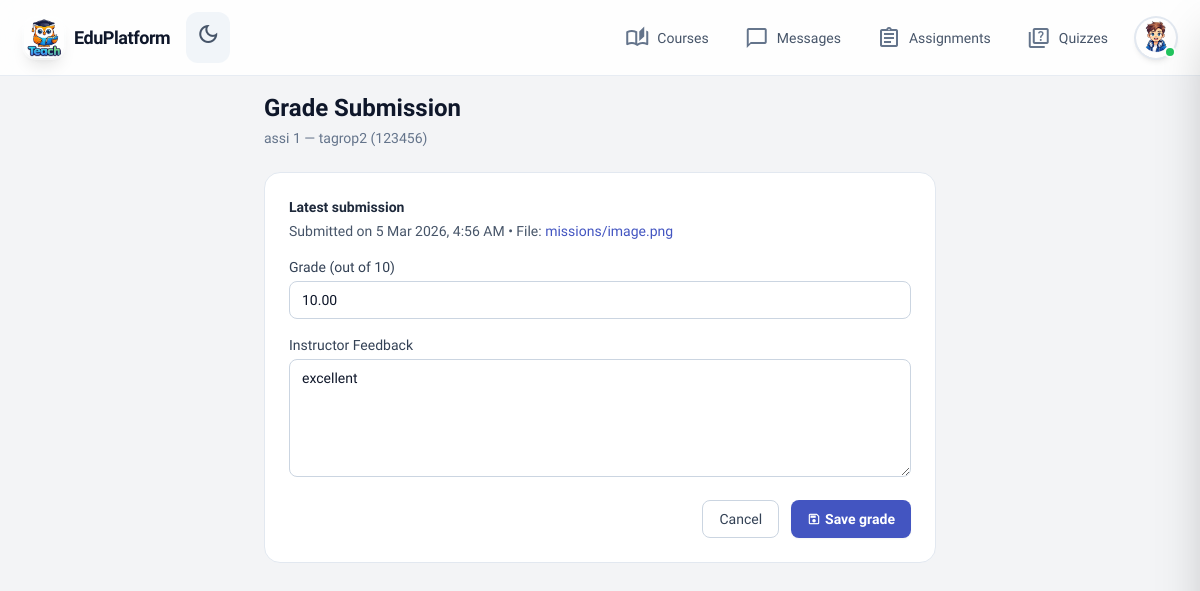
The page /instructor/assignments/4/submissions/123456/grade/ (signed in) on the database its author committed.
### teach/models.py (models this page shows, shortened)
class Assignment(models.Model):
    assignment_id = models.AutoField(primary_key=True)
    content = models.ForeignKey(
        CourseContent,
        on_delete=models.CASCADE,
        related_name='assignments',
        to_field='content_id'
    )
    description = models.TextField(blank=True, default='')
    learning_objectives = models.TextField(
        blank=True,
        default='',
        help_text='Bullet points describing what the student will learn.'
    )
    opened_at = models.DateTimeField(null=True, blank=True, help_text='When the assignment becomes available.')
    deadline = models.DateTimeField(help_text='Due date and time.')
    assignment_file = models.FileField(
        upload_to='assignments/files/',
        blank=True,
        null=True,
        help_text='Downloadable file (e.g. .docx, .pdf) uploaded by instructor.'
    )
    course_name_display = models.CharField(
        max_length=200,
        blank=True,
        default='',
        help_text='Course name shown on assignment page (e.g. Image Processing).'
    )
    course_code_display = models.CharField(
        max_length=100,
        blank=True,
        default='',
        help_text='Course code (e.g. CS389/CS486).'
    )
    created_at = models.DateTimeField(auto_now_add=True)
    class Meta:
        ordering = ['-created_at']

class CourseContent(models.Model):
    CONTENT_TYPE_CHOICES = [
        ('lesson', 'Lesson'),
        ('assignment', 'Assignment'),
        ('quiz', 'Quiz'),
    ]
    content_id = models.AutoField(primary_key=True)
    course = models.ForeignKey(
        Course,
        on_delete=models.CASCADE,
        related_name='contents',
        to_field='course_id'
    )
    title = models.CharField(max_length=200)
    content_type = models.CharField(
        max_length=20,
        choices=CONTENT_TYPE_CHOICES
    )
    order_index = models.PositiveIntegerField(default=1)
    is_locked = models.BooleanField(default=False)
    created_at = models.DateTimeField(auto_now_add=True)
    class Meta:
        ordering = ['order_index', 'created_at']
        unique_together = ['course', 'order_index']

class AssignmentSubmission(models.Model):
    GRADING_STATUS_CHOICES = [
        ('not_graded', 'Not graded'),
        ('graded', 'Graded'),
    ]
    assignment = models.ForeignKey(
        Assignment,
        on_delete=models.CASCADE,
        related_name='submissions',
        to_field='assignment_id'
    )
    user = models.ForeignKey(
        User,
        on_delete=models.CASCADE,
        related_name='assignment_submissions',
        to_field='national_id'
    )
    answer_text = models.TextField(blank=True, default='')
    file_path = models.FileField(
        upload_to='assignments/submissions/',
        blank=True,
        null=True
    )
    grading_status = models.CharField(
        max_length=20,
        choices=GRADING_STATUS_CHOICES,
        default='not_graded'
    )
    grade = models.DecimalField(
        max_digits=5,
        decimal_places=2,
        null=True,
        blank=True
    )
    submission_comments = models.TextField(
        blank=True,
        default='',
        help_text='Instructor feedback or comments visible to the student.',
    )
    submitted_at = models.DateTimeField(auto_now_add=True)
    updated_at = models.DateTimeField(auto_now=True)
    is_deleted = models.BooleanField(
        default=False,
        help_text='True when the student has deleted the active submission.',
    )
    class Meta:
        unique_together = ('assignment', 'user')
        ordering = ['-submitted_at']

class User(AbstractBaseUser, PermissionsMixin):
    GENDER_CHOICES = [
        ('Male', 'Male'),
        ('Female', 'Female'),
    ]
    MODE_CHOICES = [
        ('Dark', 'Dark'),
        ('Light', 'Light'),
    ]
    GOVERNMENT_CHOICES = [
        ('Cairo', 'Cairo'),
        ('Alexandria', 'Alexandria'),
        ('Giza', 'Giza'),
        ('Shubra El Kheima', 'Shubra El Kheima'),
        ('Port Said', 'Port Said'),
        ('Suez', 'Suez'),
        ('Luxor', 'Luxor'),
        ('Aswan', 'Aswan'),
        ('Ismailia', 'Ismailia'),
        ('Faiyum', 'Faiyum'),
        ('Zagazig', 'Zagazig'),
        ('Damietta', 'Damietta'),
        ('Asyut', 'Asyut'),
        ('Minya', 'Minya'),
        ('Beni Suef', 'Beni Suef'),
        ('Qena', 'Qena'),
        ('Sohag', 'Sohag'),
        ('Hurghada', 'Hurghada'),
        ('Mansoura', 'Mansoura'),
        ('Tanta', 'Tanta'),
        ('Other', 'Other'),
    ]
    GRADE_CHOICES = [
        ('1', 'Grade 1'),
        ('2', 'Grade 2'),
        ('3', 'Grade 3'),
        ('4', 'Grade 4'),
        ('5', 'Grade 5'),
        ('6', 'Grade 6'),
        ('7', 'Grade 7'),
        ('8', 'Grade 8'),
        ('9', 'Grade 9'),
        ('10', 'Grade 10'),
        ('11', 'Grade 11'),
        ('12', 'Grade 12'),
    ]
    DIVISION_CHOICES = [
        ('Science', 'Science'),
        ('Mathematics', 'Mathematics'),
        ('Literature', 'Literature'),
    ]
    national_id = models.CharField(max_length=20, unique=True, primary_key=True)
    first_name = models.CharField(max_length=50)
    second_name = models.CharField(max_length=50, blank=True, default='')
    third_name = models.CharField(max_length=50, blank=True, default='')
    gender = models.CharField(max_length=10, choices=GENDER_CHOICES, blank=True, default='')
    phone_number = models.CharField(max_length=20, blank=True, default='')
    father_phone_number = models.CharField(max_length=20, blank=True, default='')
    school_name = models.CharField(max_length=120, blank=True, default='')
    parents_job = models.CharField(max_length=120, blank=True, default='')
    government = models.CharField(max_length=50, choices=GOVERNMENT_CHOICES, blank=True, default='')
    grade = models.CharField(max_length=10, choices=GRADE_CHOICES, blank=True, default='')
    division = models.CharField(max_length=20, choices=DIVISION_CHOICES, blank=True, default='')
    email = models.EmailField(unique=True)
    mode = models.CharField(max_length=10, choices=MODE_CHOICES, default='Light')
    is_staff = models.BooleanField(default=False)
    is_active = models.BooleanField(default=True)
    created_at = models.DateTimeField(auto_now_add=True)
    objects = CustomUserManager()
    USERNAME_FIELD = 'national_id'
    REQUIRED_FIELDS = ['email', 'first_name']
    class Meta:
        verbose_name = 'User'
        verbose_name_plural = 'Users'

### teach/views.py (the view, shortened to what this page needs)
@login_required
@csrf_protect
def instructor_grade_submission(request, assignment_id, national_id):
    if not _require_instructor(request.user):
        messages.error(request, "You do not have permission to grade submissions.")
        return redirect("instructor")
    assignment_obj = (
        Assignment.objects.filter(assignment_id=assignment_id)
        .select_related("content", "content__course")
        .first()
    )
    if not assignment_obj:
        messages.error(request, "Assignment not found.")
        return redirect("instructor_assignments_dashboard")
    submission = (
        AssignmentSubmission.objects.select_related("user")
        .filter(assignment=assignment_obj, user__national_id=national_id)
        .first()
    )
    if not submission:
        messages.error(request, "Submission not found.")
        return redirect("instructor_assignment_submissions", assignment_id=assignment_id)
    return render(
        request,
        "teach/instructor_grade_submission.html",
        {
            "assignment": assignment_obj,
            "submission": submission,
        },
    )

### teach/context_processors.py (called while the page is built)
def unread_messages_count(request):
    if request.user.is_authenticated:
        count = Message.objects.filter(receiver=request.user, is_read=False).count()
        return {"unread_messages_count": count}
    return {"unread_messages_count": 0}

### teach/views.py (called while the page is built)
def _require_instructor(user):
    return user.is_staff or user.is_superuser

### templates/teach/instructor_grade_submission.html (shortened to what this page needs)
{% extends 'teach/base.html' %}
{% block main_class %}px-4 py-4 pb-24 md:pb-8{% endblock %}
{% block content %}
<div class="max-w-2xl mx-auto space-y-6">
  <div>
    <h1 class="text-2xl font-bold text-slate-900 dark:text-white mb-1">
      Grade Submission
    </h1>
    <p class="text-sm text-slate-500 dark:text-slate-400">
      {{ assignment.content.title }} —
      {{ submission.user.first_name }} {{ submission.user.second_name }} ({{ submission.user.national_id }})
    </p>
  </div>
  <div class="rounded-2xl border border-slate-200 dark:border-slate-700 bg-white dark:bg-slate-900 p-6 space-y-4">
    <div class="space-y-1 text-sm">
      <p class="font-semibold text-slate-800 dark:text-slate-200">Latest submission</p>
      <p class="text-slate-600 dark:text-slate-400">
        Submitted on {{ submission.submitted_at|date:"j M Y, g:i A" }}
        {% if submission.file_path %}
          • File:
          <a href="{{ submission.file_path.url }}" class="text-primary hover:underline">
            {{ submission.file_path.name|slice:'15:' }}
          </a>
        {% endif %}
      </p>
    </div>
    <form method="post" class="space-y-4">
      <div>
        <label class="block text-sm font-medium text-slate-700 dark:text-slate-300 mb-1" for="grade">
          Grade (out of 10)
        </label>
        <input type="number" step="0.01" min="0" name="grade" id="grade"
               value="{% if submission.grade is not None %}{{ submission.grade }}{% endif %}"
               class="w-full rounded-lg border border-slate-300 dark:border-slate-600 bg-white dark:bg-slate-800 px-3 py-2 text-sm focus:ring-2 focus:ring-primary focus:border-primary outline-none" />
      </div>
      <div>
        <label class="block text-sm font-medium text-slate-700 dark:text-slate-300 mb-1" for="feedback">
          Instructor Feedback
        </label>
        <textarea name="feedback" id="feedback" rows="5"
                  class="w-full rounded-lg border border-slate-300 dark:border-slate-600 bg-white dark:bg-slate-800 px-3 py-2 text-sm focus:ring-2 focus:ring-primary focus:border-primary outline-none resize-y">{% if submission.submission_comments %}{{ submission.submission_comments }}{% endif %}</textarea>
      </div>
      <div class="flex justify-end gap-3">
        <a href="{% url 'instructor_assignment_submissions' assignment.assignment_id %}"
           class="inline-flex items-center gap-1 px-4 py-2 rounded-lg border border-slate-300 dark:border-slate-600 text-sm text-slate-700 dark:text-slate-200 hover:bg-slate-50 dark:hover:bg-slate-800">
          Cancel
        </a>
        <button type="submit"
                class="inline-flex items-center gap-1 px-4 py-2 rounded-lg bg-primary hover:bg-primary/90 text-sm font-semibold text-white shadow-sm">
          <span class="material-icons-outlined text-sm">save</span>
          Save grade
        </button>
      </div>
    </form>
  </div>
</div>
{% endblock %}

### static/teach/css/style.css (style rules this page uses)
body { font-family: "Lexend", "Inter", sans-serif; -webkit-tap-highlight-color: transparent; min-height: max(884px, 100dvh); }

### rows shown on the page
Assignment: content "assi 1"
AssignmentSubmission: user.first_name "tagrop2", user.national_id "123456", submitted_at "5 Mar 2026, 4:56 AM", file_path.name "missions/image.png", grade "10.00", feedback "excellent"
